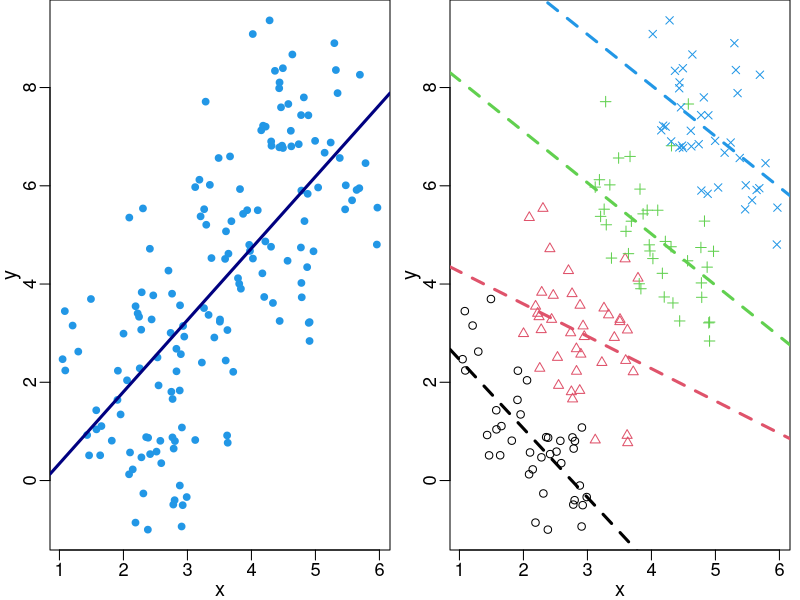

The R source for this figure:
#label===PRsimpson1
set.seed(123)
g <- 4                           # (@\wingding{1}@)
n <- 40                          # (@\wingding{2}@)
z <- rep(1:g, each = n)          # (@\wingding{3}@)
x <- runif(n * g, 0, 2) + z      # (@\wingding{4}@)
y <- 3 * z - x + rnorm(n * g)    # (@\wingding{5}@)
#===end


pdf("images/chapter_3/probability-Simpson-plots.pdf", height=4, width=8)
par(mfrow = c(1, 2), mar = c(2.5, 2.5, 0, 0.5),
    mgp = c(1.5, 0.5, 0),
    cex.axis = 1.1, cex.lab = 1.2)
#label===PRsimpson2
plot(x, y, pch=19, col=4, cex=0.9)       # (@\wingding{6}@)
abline(lm(y ~ x), lwd=3, col="navyblue") # (@\wingding{7}@)
#===end

#label===PRsimpson3
plot(x, y, pch = z, col = z)                                  # (@\wingding{8}@)
for (grp in 1:g)                                              # (@\wingding{9}@)
    abline(lm(y[z==grp] ~ x[z==grp]), lwd=3, col=grp, lty=2)  # (@\wingding{10}@)
#===end
dev.off()
